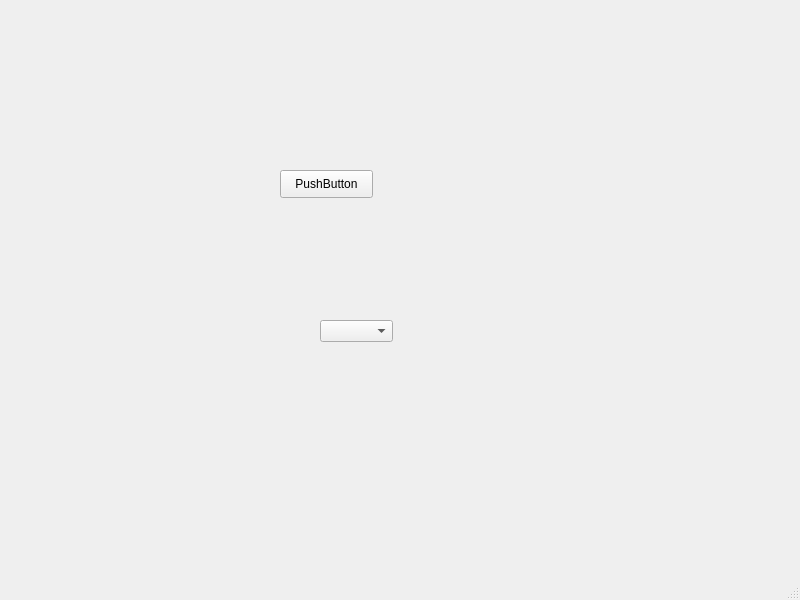
<?xml version="1.0" encoding="UTF-8"?>
<ui version="4.0">
 <class>MainWindow</class>
 <widget class="QMainWindow" name="MainWindow">
  <property name="geometry">
   <rect>
    <x>0</x>
    <y>0</y>
    <width>800</width>
    <height>600</height>
   </rect>
  </property>
  <property name="windowTitle">
   <string>MainWindow</string>
  </property>
  <widget class="QWidget" name="centralwidget">
   <widget class="QPushButton" name="pushButton">
    <property name="geometry">
     <rect>
      <x>280</x>
      <y>170</y>
      <width>93</width>
      <height>28</height>
     </rect>
    </property>
    <property name="text">
     <string>PushButton</string>
    </property>
   </widget>
   <widget class="QComboBox" name="comboBox">
    <property name="geometry">
     <rect>
      <x>320</x>
      <y>320</y>
      <width>73</width>
      <height>22</height>
     </rect>
    </property>
   </widget>
  </widget>
  <widget class="QMenuBar" name="menubar">
   <property name="geometry">
    <rect>
     <x>0</x>
     <y>0</y>
     <width>800</width>
     <height>26</height>
    </rect>
   </property>
  </widget>
  <widget class="QStatusBar" name="statusbar"/>
 </widget>
 <resources/>
 <connections/>
</ui>
